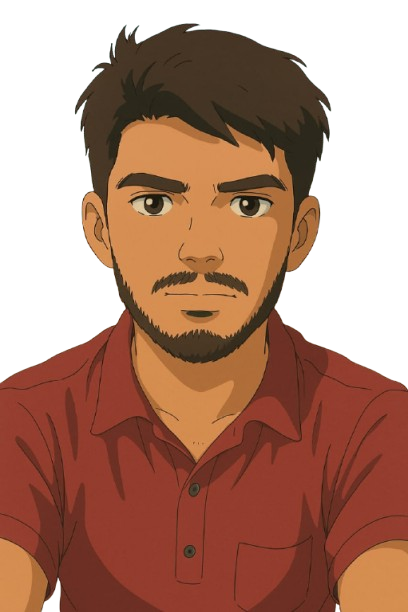
#> input picture asci_art_generator/img.png, 408 x 612 px
$ python main.py
#> lines starting #> are read from the running program, lines starting #| are printed output that depends on the picture
# main.py
from PIL import Image, ImageDraw, ImageOps
import os

# === Configurable parameters ===
INPUT_FILE = "img.png"        # input image (must be in same folder as main.py)
OUTPUT_HALFTONE = "halftone_dots.png"
OUTPUT_ASCII = "halftone_ascii.txt"

cell_size = 8                  # grid cell size (smaller = more detail, larger = bigger dots)
max_radius = cell_size * 0.25 # maximum dot radius
invert = False                 # invert brightness mapping
dot_color = (215, 230, 240)          # dot color (black)
background_color = (0,0,0)  # background color (light)

# ASCII characters (light -> dark)
ASCII_CHARS = [" ", ".", ":", "-", "=", "+", "*", "#", "%", "@"]

# === Load image ===
script_dir = os.path.dirname(os.path.abspath(__file__))
img_path = os.path.join(script_dir, INPUT_FILE)

if not os.path.exists(img_path):
    raise FileNotFoundError(f"Image not found: {img_path}")

img = Image.open(img_path).convert("L")
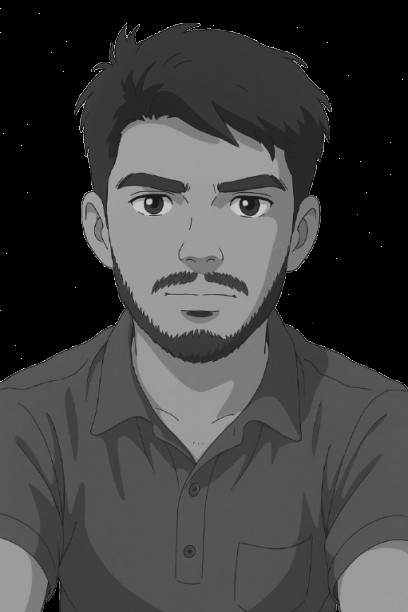
#> img: PIL image 408x612 L; min 0, max 255, mean 64.1
orig_w, orig_h = img.size
#> orig_w = 408; orig_h = 612

# Resize so width/height are multiples of cell_size
new_w = (orig_w // cell_size) * cell_size
#> new_w = 408
new_h = (orig_h // cell_size) * cell_size
#> new_h = 608
img = img.resize((new_w, new_h), Image.Resampling.LANCZOS)
#> img: PIL image 408x608 L

# Create halftone canvas
halftone = Image.new("RGB", (new_w, new_h), background_color)
#> halftone: PIL image 408x608 RGB; every value is 0
draw = ImageDraw.Draw(halftone)
pixels = img.load()

ascii_lines = []

for gy in range(0, new_h, cell_size):
    row_chars = []
    for gx in range(0, new_w, cell_size):
        # Average brightness in this cell
        total = 0
        for yy in range(gy, gy + cell_size):
            for xx in range(gx, gx + cell_size):
                total += pixels[xx, yy]
        avg = total / (cell_size * cell_size)

        # Brightness → radius
        t = avg / 255.0
        if invert:
            t = 1 - t
        radius = (1 - t) * max_radius

        # Draw dot
        if radius > 0.3:
            cx = gx + cell_size // 2
            cy = gy + cell_size // 2
            bbox = [cx - radius, cy - radius, cx + radius, cy + radius]
            draw.ellipse(bbox, fill=dot_color)

        # Brightness → ASCII char
        norm = radius / max_radius if max_radius > 0 else 0
        idx = min(len(ASCII_CHARS) - 1, int(norm * (len(ASCII_CHARS) - 1)))
        row_chars.append(ASCII_CHARS[idx])
    ascii_lines.append("".join(row_chars))
#> after the loop, ascii_lines = 76 items

# === Save results ===
halftone.save(os.path.join(script_dir, OUTPUT_HALFTONE))
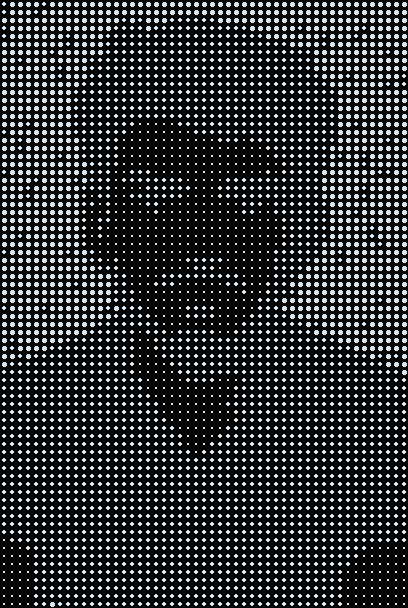
#> saved as halftone_dots.png: PIL image 408x608 RGB; mean R, G, B 44.4, 47.5, 49.6
with open(os.path.join(script_dir, OUTPUT_ASCII), "w", encoding="utf8") as f:
    f.write("\n".join(ascii_lines))
